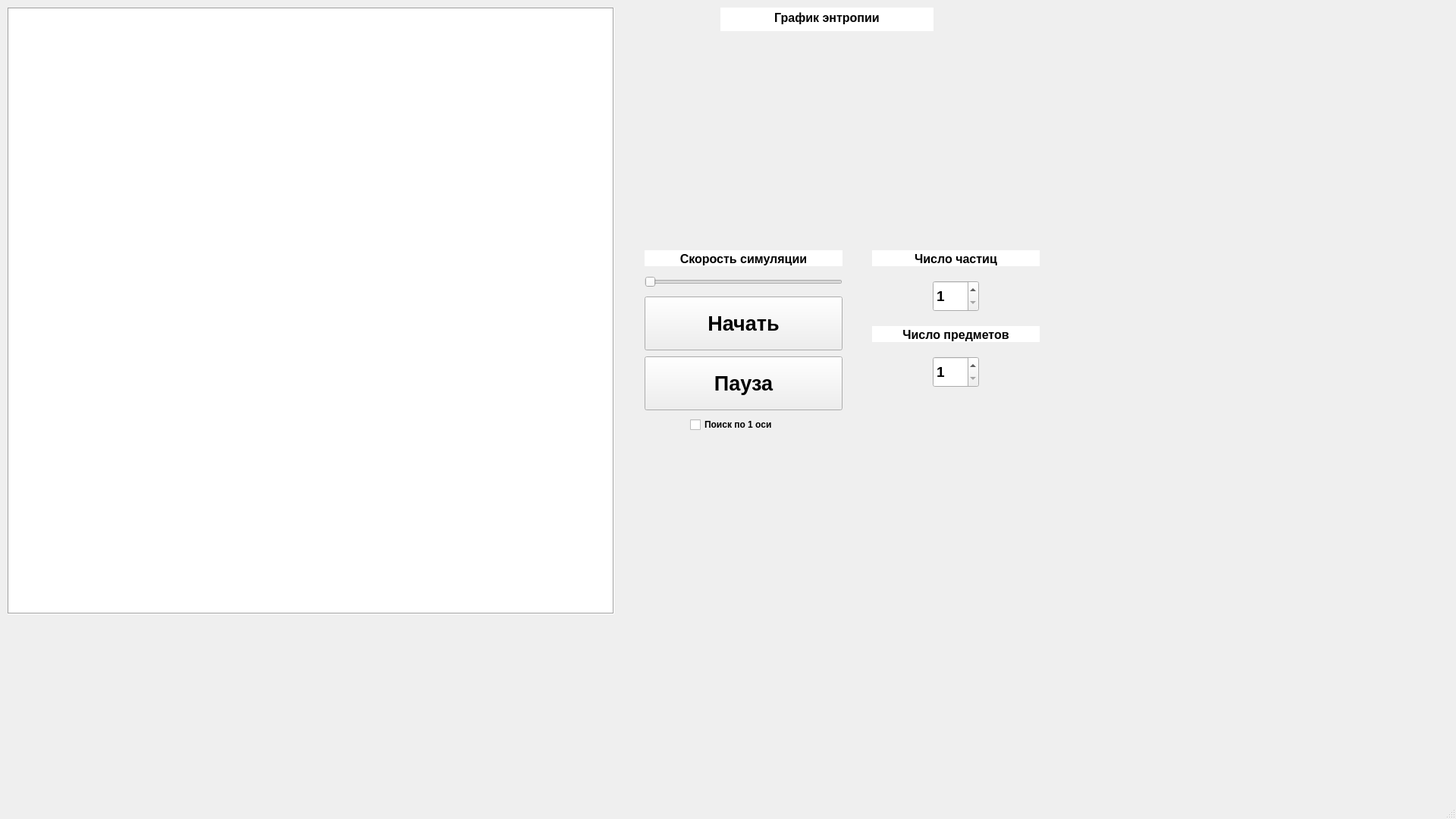
<?xml version="1.0" encoding="UTF-8"?>
<ui version="4.0">
 <class>MainWindow</class>
 <widget class="QMainWindow" name="MainWindow">
  <property name="geometry">
   <rect>
    <x>0</x>
    <y>0</y>
    <width>1920</width>
    <height>1080</height>
   </rect>
  </property>
  <property name="windowTitle">
   <string>Random Search</string>
  </property>
  <widget class="QWidget" name="centralwidget">
   <widget class="QGraphicsView" name="scene">
    <property name="geometry">
     <rect>
      <x>10</x>
      <y>10</y>
      <width>800</width>
      <height>800</height>
     </rect>
    </property>
    <property name="frameShape">
     <enum>QFrame::Box</enum>
    </property>
    <property name="verticalScrollBarPolicy">
     <enum>Qt::ScrollBarAlwaysOff</enum>
    </property>
    <property name="horizontalScrollBarPolicy">
     <enum>Qt::ScrollBarAlwaysOff</enum>
    </property>
   </widget>
   <widget class="QPushButton" name="startButton">
    <property name="geometry">
     <rect>
      <x>850</x>
      <y>391</y>
      <width>261</width>
      <height>71</height>
     </rect>
    </property>
    <property name="font">
     <font>
      <pointsize>20</pointsize>
      <weight>75</weight>
      <bold>true</bold>
      <strikeout>false</strikeout>
     </font>
    </property>
    <property name="text">
     <string>Начать</string>
    </property>
   </widget>
   <widget class="QPushButton" name="pauseButton">
    <property name="geometry">
     <rect>
      <x>850</x>
      <y>470</y>
      <width>261</width>
      <height>71</height>
     </rect>
    </property>
    <property name="font">
     <font>
      <pointsize>20</pointsize>
      <weight>75</weight>
      <bold>true</bold>
     </font>
    </property>
    <property name="text">
     <string>Пауза</string>
    </property>
    <property name="checkable">
     <bool>false</bool>
    </property>
   </widget>
   <widget class="QSlider" name="speedSlider">
    <property name="geometry">
     <rect>
      <x>850</x>
      <y>361</y>
      <width>261</width>
      <height>22</height>
     </rect>
    </property>
    <property name="minimum">
     <number>2</number>
    </property>
    <property name="maximum">
     <number>70</number>
    </property>
    <property name="orientation">
     <enum>Qt::Horizontal</enum>
    </property>
    <property name="tickPosition">
     <enum>QSlider::NoTicks</enum>
    </property>
    <property name="tickInterval">
     <number>0</number>
    </property>
   </widget>
   <widget class="QTextBrowser" name="textSlider">
    <property name="geometry">
     <rect>
      <x>850</x>
      <y>330</y>
      <width>261</width>
      <height>21</height>
     </rect>
    </property>
    <property name="palette">
     <palette>
      <active>
       <colorrole role="Button">
        <brush brushstyle="SolidPattern">
         <color alpha="255">
          <red>255</red>
          <green>255</green>
          <blue>255</blue>
         </color>
        </brush>
       </colorrole>
       <colorrole role="Midlight">
        <brush brushstyle="SolidPattern">
         <color alpha="255">
          <red>255</red>
          <green>255</green>
          <blue>255</blue>
         </color>
        </brush>
       </colorrole>
       <colorrole role="Base">
        <brush brushstyle="SolidPattern">
         <color alpha="255">
          <red>255</red>
          <green>255</green>
          <blue>255</blue>
         </color>
        </brush>
       </colorrole>
       <colorrole role="Window">
        <brush brushstyle="SolidPattern">
         <color alpha="255">
          <red>255</red>
          <green>255</green>
          <blue>255</blue>
         </color>
        </brush>
       </colorrole>
      </active>
      <inactive>
       <colorrole role="Button">
        <brush brushstyle="SolidPattern">
         <color alpha="255">
          <red>255</red>
          <green>255</green>
          <blue>255</blue>
         </color>
        </brush>
       </colorrole>
       <colorrole role="Midlight">
        <brush brushstyle="SolidPattern">
         <color alpha="255">
          <red>255</red>
          <green>255</green>
          <blue>255</blue>
         </color>
        </brush>
       </colorrole>
       <colorrole role="Base">
        <brush brushstyle="SolidPattern">
         <color alpha="255">
          <red>255</red>
          <green>255</green>
          <blue>255</blue>
         </color>
        </brush>
       </colorrole>
       <colorrole role="Window">
        <brush brushstyle="SolidPattern">
         <color alpha="255">
          <red>255</red>
          <green>255</green>
          <blue>255</blue>
         </color>
        </brush>
       </colorrole>
      </inactive>
      <disabled>
       <colorrole role="Button">
        <brush brushstyle="SolidPattern">
         <color alpha="255">
          <red>255</red>
          <green>255</green>
          <blue>255</blue>
         </color>
        </brush>
       </colorrole>
       <colorrole role="Midlight">
        <brush brushstyle="SolidPattern">
         <color alpha="255">
          <red>255</red>
          <green>255</green>
          <blue>255</blue>
         </color>
        </brush>
       </colorrole>
       <colorrole role="Base">
        <brush brushstyle="SolidPattern">
         <color alpha="255">
          <red>255</red>
          <green>255</green>
          <blue>255</blue>
         </color>
        </brush>
       </colorrole>
       <colorrole role="Window">
        <brush brushstyle="SolidPattern">
         <color alpha="255">
          <red>255</red>
          <green>255</green>
          <blue>255</blue>
         </color>
        </brush>
       </colorrole>
      </disabled>
     </palette>
    </property>
    <property name="font">
     <font>
      <pointsize>12</pointsize>
      <weight>75</weight>
      <bold>true</bold>
     </font>
    </property>
    <property name="autoFillBackground">
     <bool>false</bool>
    </property>
    <property name="frameShape">
     <enum>QFrame::NoFrame</enum>
    </property>
    <property name="frameShadow">
     <enum>QFrame::Sunken</enum>
    </property>
    <property name="verticalScrollBarPolicy">
     <enum>Qt::ScrollBarAlwaysOff</enum>
    </property>
    <property name="horizontalScrollBarPolicy">
     <enum>Qt::ScrollBarAlwaysOff</enum>
    </property>
    <property name="html">
     <string>&lt;!DOCTYPE HTML PUBLIC &quot;-//W3C//DTD HTML 4.0//EN&quot; &quot;http://www.w3.org/TR/REC-html40/strict.dtd&quot;&gt;
&lt;html&gt;&lt;head&gt;&lt;meta name=&quot;qrichtext&quot; content=&quot;1&quot; /&gt;&lt;style type=&quot;text/css&quot;&gt;
p, li { white-space: pre-wrap; }
&lt;/style&gt;&lt;/head&gt;&lt;body style=&quot; font-family:'MS Shell Dlg 2'; font-size:12pt; font-weight:600; font-style:normal;&quot;&gt;
&lt;p align=&quot;center&quot; style=&quot; margin-top:0px; margin-bottom:0px; margin-left:0px; margin-right:0px; -qt-block-indent:0; text-indent:0px;&quot;&gt;Скорость симуляции&lt;/p&gt;&lt;/body&gt;&lt;/html&gt;</string>
    </property>
    <property name="textInteractionFlags">
     <set>Qt::NoTextInteraction</set>
    </property>
   </widget>
   <widget class="QTextBrowser" name="textPlotEntropy">
    <property name="geometry">
     <rect>
      <x>950</x>
      <y>10</y>
      <width>281</width>
      <height>31</height>
     </rect>
    </property>
    <property name="palette">
     <palette>
      <active>
       <colorrole role="Button">
        <brush brushstyle="SolidPattern">
         <color alpha="255">
          <red>255</red>
          <green>255</green>
          <blue>255</blue>
         </color>
        </brush>
       </colorrole>
       <colorrole role="Midlight">
        <brush brushstyle="SolidPattern">
         <color alpha="255">
          <red>255</red>
          <green>255</green>
          <blue>255</blue>
         </color>
        </brush>
       </colorrole>
       <colorrole role="Base">
        <brush brushstyle="SolidPattern">
         <color alpha="255">
          <red>255</red>
          <green>255</green>
          <blue>255</blue>
         </color>
        </brush>
       </colorrole>
       <colorrole role="Window">
        <brush brushstyle="SolidPattern">
         <color alpha="255">
          <red>255</red>
          <green>255</green>
          <blue>255</blue>
         </color>
        </brush>
       </colorrole>
      </active>
      <inactive>
       <colorrole role="Button">
        <brush brushstyle="SolidPattern">
         <color alpha="255">
          <red>255</red>
          <green>255</green>
          <blue>255</blue>
         </color>
        </brush>
       </colorrole>
       <colorrole role="Midlight">
        <brush brushstyle="SolidPattern">
         <color alpha="255">
          <red>255</red>
          <green>255</green>
          <blue>255</blue>
         </color>
        </brush>
       </colorrole>
       <colorrole role="Base">
        <brush brushstyle="SolidPattern">
         <color alpha="255">
          <red>255</red>
          <green>255</green>
          <blue>255</blue>
         </color>
        </brush>
       </colorrole>
       <colorrole role="Window">
        <brush brushstyle="SolidPattern">
         <color alpha="255">
          <red>255</red>
          <green>255</green>
          <blue>255</blue>
         </color>
        </brush>
       </colorrole>
      </inactive>
      <disabled>
       <colorrole role="Button">
        <brush brushstyle="SolidPattern">
         <color alpha="255">
          <red>255</red>
          <green>255</green>
          <blue>255</blue>
         </color>
        </brush>
       </colorrole>
       <colorrole role="Midlight">
        <brush brushstyle="SolidPattern">
         <color alpha="255">
          <red>255</red>
          <green>255</green>
          <blue>255</blue>
         </color>
        </brush>
       </colorrole>
       <colorrole role="Base">
        <brush brushstyle="SolidPattern">
         <color alpha="255">
          <red>255</red>
          <green>255</green>
          <blue>255</blue>
         </color>
        </brush>
       </colorrole>
       <colorrole role="Window">
        <brush brushstyle="SolidPattern">
         <color alpha="255">
          <red>255</red>
          <green>255</green>
          <blue>255</blue>
         </color>
        </brush>
       </colorrole>
      </disabled>
     </palette>
    </property>
    <property name="autoFillBackground">
     <bool>false</bool>
    </property>
    <property name="frameShape">
     <enum>QFrame::NoFrame</enum>
    </property>
    <property name="frameShadow">
     <enum>QFrame::Sunken</enum>
    </property>
    <property name="verticalScrollBarPolicy">
     <enum>Qt::ScrollBarAlwaysOff</enum>
    </property>
    <property name="horizontalScrollBarPolicy">
     <enum>Qt::ScrollBarAlwaysOff</enum>
    </property>
    <property name="html">
     <string>&lt;!DOCTYPE HTML PUBLIC &quot;-//W3C//DTD HTML 4.0//EN&quot; &quot;http://www.w3.org/TR/REC-html40/strict.dtd&quot;&gt;
&lt;html&gt;&lt;head&gt;&lt;meta name=&quot;qrichtext&quot; content=&quot;1&quot; /&gt;&lt;style type=&quot;text/css&quot;&gt;
p, li { white-space: pre-wrap; }
&lt;/style&gt;&lt;/head&gt;&lt;body style=&quot; font-family:'MS Shell Dlg 2'; font-size:7.8pt; font-weight:400; font-style:normal;&quot;&gt;
&lt;p align=&quot;center&quot; style=&quot; margin-top:0px; margin-bottom:0px; margin-left:0px; margin-right:0px; -qt-block-indent:0; text-indent:0px;&quot;&gt;&lt;span style=&quot; font-size:12pt; font-weight:600;&quot;&gt;График энтропии&lt;/span&gt;&lt;/p&gt;&lt;/body&gt;&lt;/html&gt;</string>
    </property>
    <property name="textInteractionFlags">
     <set>Qt::NoTextInteraction</set>
    </property>
   </widget>
   <widget class="QCheckBox" name="checkBoxSearchSimple">
    <property name="geometry">
     <rect>
      <x>910</x>
      <y>550</y>
      <width>121</width>
      <height>20</height>
     </rect>
    </property>
    <property name="font">
     <font>
      <weight>75</weight>
      <bold>true</bold>
     </font>
    </property>
    <property name="text">
     <string>Поиск по 1 оси</string>
    </property>
   </widget>
   <widget class="QSpinBox" name="spinBoxAgentsCount">
    <property name="geometry">
     <rect>
      <x>1230</x>
      <y>370</y>
      <width>61</width>
      <height>41</height>
     </rect>
    </property>
    <property name="font">
     <font>
      <pointsize>14</pointsize>
      <weight>75</weight>
      <bold>true</bold>
     </font>
    </property>
    <property name="minimum">
     <number>1</number>
    </property>
    <property name="maximum">
     <number>10</number>
    </property>
   </widget>
   <widget class="QSpinBox" name="spinBoxTargetsCount">
    <property name="geometry">
     <rect>
      <x>1230</x>
      <y>470</y>
      <width>61</width>
      <height>41</height>
     </rect>
    </property>
    <property name="font">
     <font>
      <pointsize>14</pointsize>
      <weight>75</weight>
      <bold>true</bold>
     </font>
    </property>
    <property name="minimum">
     <number>1</number>
    </property>
    <property name="maximum">
     <number>10</number>
    </property>
   </widget>
   <widget class="QWidget" name="widgetPlotEntropy" native="true">
    <property name="geometry">
     <rect>
      <x>850</x>
      <y>50</y>
      <width>491</width>
      <height>251</height>
     </rect>
    </property>
   </widget>
   <widget class="QTextBrowser" name="textSlider_2">
    <property name="geometry">
     <rect>
      <x>1150</x>
      <y>330</y>
      <width>221</width>
      <height>21</height>
     </rect>
    </property>
    <property name="palette">
     <palette>
      <active>
       <colorrole role="Button">
        <brush brushstyle="SolidPattern">
         <color alpha="255">
          <red>255</red>
          <green>255</green>
          <blue>255</blue>
         </color>
        </brush>
       </colorrole>
       <colorrole role="Midlight">
        <brush brushstyle="SolidPattern">
         <color alpha="255">
          <red>255</red>
          <green>255</green>
          <blue>255</blue>
         </color>
        </brush>
       </colorrole>
       <colorrole role="Base">
        <brush brushstyle="SolidPattern">
         <color alpha="255">
          <red>255</red>
          <green>255</green>
          <blue>255</blue>
         </color>
        </brush>
       </colorrole>
       <colorrole role="Window">
        <brush brushstyle="SolidPattern">
         <color alpha="255">
          <red>255</red>
          <green>255</green>
          <blue>255</blue>
         </color>
        </brush>
       </colorrole>
      </active>
      <inactive>
       <colorrole role="Button">
        <brush brushstyle="SolidPattern">
         <color alpha="255">
          <red>255</red>
          <green>255</green>
          <blue>255</blue>
         </color>
        </brush>
       </colorrole>
       <colorrole role="Midlight">
        <brush brushstyle="SolidPattern">
         <color alpha="255">
          <red>255</red>
          <green>255</green>
          <blue>255</blue>
         </color>
        </brush>
       </colorrole>
       <colorrole role="Base">
        <brush brushstyle="SolidPattern">
         <color alpha="255">
          <red>255</red>
          <green>255</green>
          <blue>255</blue>
         </color>
        </brush>
       </colorrole>
       <colorrole role="Window">
        <brush brushstyle="SolidPattern">
         <color alpha="255">
          <red>255</red>
          <green>255</green>
          <blue>255</blue>
         </color>
        </brush>
       </colorrole>
      </inactive>
      <disabled>
       <colorrole role="Button">
        <brush brushstyle="SolidPattern">
         <color alpha="255">
          <red>255</red>
          <green>255</green>
          <blue>255</blue>
         </color>
        </brush>
       </colorrole>
       <colorrole role="Midlight">
        <brush brushstyle="SolidPattern">
         <color alpha="255">
          <red>255</red>
          <green>255</green>
          <blue>255</blue>
         </color>
        </brush>
       </colorrole>
       <colorrole role="Base">
        <brush brushstyle="SolidPattern">
         <color alpha="255">
          <red>255</red>
          <green>255</green>
          <blue>255</blue>
         </color>
        </brush>
       </colorrole>
       <colorrole role="Window">
        <brush brushstyle="SolidPattern">
         <color alpha="255">
          <red>255</red>
          <green>255</green>
          <blue>255</blue>
         </color>
        </brush>
       </colorrole>
      </disabled>
     </palette>
    </property>
    <property name="font">
     <font>
      <pointsize>12</pointsize>
      <weight>75</weight>
      <bold>true</bold>
     </font>
    </property>
    <property name="autoFillBackground">
     <bool>false</bool>
    </property>
    <property name="frameShape">
     <enum>QFrame::NoFrame</enum>
    </property>
    <property name="frameShadow">
     <enum>QFrame::Sunken</enum>
    </property>
    <property name="verticalScrollBarPolicy">
     <enum>Qt::ScrollBarAlwaysOff</enum>
    </property>
    <property name="horizontalScrollBarPolicy">
     <enum>Qt::ScrollBarAlwaysOff</enum>
    </property>
    <property name="html">
     <string>&lt;!DOCTYPE HTML PUBLIC &quot;-//W3C//DTD HTML 4.0//EN&quot; &quot;http://www.w3.org/TR/REC-html40/strict.dtd&quot;&gt;
&lt;html&gt;&lt;head&gt;&lt;meta name=&quot;qrichtext&quot; content=&quot;1&quot; /&gt;&lt;style type=&quot;text/css&quot;&gt;
p, li { white-space: pre-wrap; }
&lt;/style&gt;&lt;/head&gt;&lt;body style=&quot; font-family:'MS Shell Dlg 2'; font-size:12pt; font-weight:600; font-style:normal;&quot;&gt;
&lt;p align=&quot;center&quot; style=&quot; margin-top:0px; margin-bottom:0px; margin-left:0px; margin-right:0px; -qt-block-indent:0; text-indent:0px;&quot;&gt;Число частиц&lt;/p&gt;&lt;/body&gt;&lt;/html&gt;</string>
    </property>
    <property name="textInteractionFlags">
     <set>Qt::NoTextInteraction</set>
    </property>
   </widget>
   <widget class="QTextBrowser" name="textSlider_3">
    <property name="geometry">
     <rect>
      <x>1150</x>
      <y>430</y>
      <width>221</width>
      <height>21</height>
     </rect>
    </property>
    <property name="palette">
     <palette>
      <active>
       <colorrole role="Button">
        <brush brushstyle="SolidPattern">
         <color alpha="255">
          <red>255</red>
          <green>255</green>
          <blue>255</blue>
         </color>
        </brush>
       </colorrole>
       <colorrole role="Midlight">
        <brush brushstyle="SolidPattern">
         <color alpha="255">
          <red>255</red>
          <green>255</green>
          <blue>255</blue>
         </color>
        </brush>
       </colorrole>
       <colorrole role="Base">
        <brush brushstyle="SolidPattern">
         <color alpha="255">
          <red>255</red>
          <green>255</green>
          <blue>255</blue>
         </color>
        </brush>
       </colorrole>
       <colorrole role="Window">
        <brush brushstyle="SolidPattern">
         <color alpha="255">
          <red>255</red>
          <green>255</green>
          <blue>255</blue>
         </color>
        </brush>
       </colorrole>
      </active>
      <inactive>
       <colorrole role="Button">
        <brush brushstyle="SolidPattern">
         <color alpha="255">
          <red>255</red>
          <green>255</green>
          <blue>255</blue>
         </color>
        </brush>
       </colorrole>
       <colorrole role="Midlight">
        <brush brushstyle="SolidPattern">
         <color alpha="255">
          <red>255</red>
          <green>255</green>
          <blue>255</blue>
         </color>
        </brush>
       </colorrole>
       <colorrole role="Base">
        <brush brushstyle="SolidPattern">
         <color alpha="255">
          <red>255</red>
          <green>255</green>
          <blue>255</blue>
         </color>
        </brush>
       </colorrole>
       <colorrole role="Window">
        <brush brushstyle="SolidPattern">
         <color alpha="255">
          <red>255</red>
          <green>255</green>
          <blue>255</blue>
         </color>
        </brush>
       </colorrole>
      </inactive>
      <disabled>
       <colorrole role="Button">
        <brush brushstyle="SolidPattern">
         <color alpha="255">
          <red>255</red>
          <green>255</green>
          <blue>255</blue>
         </color>
        </brush>
       </colorrole>
       <colorrole role="Midlight">
        <brush brushstyle="SolidPattern">
         <color alpha="255">
          <red>255</red>
          <green>255</green>
          <blue>255</blue>
         </color>
        </brush>
       </colorrole>
       <colorrole role="Base">
        <brush brushstyle="SolidPattern">
         <color alpha="255">
          <red>255</red>
          <green>255</green>
          <blue>255</blue>
         </color>
        </brush>
       </colorrole>
       <colorrole role="Window">
        <brush brushstyle="SolidPattern">
         <color alpha="255">
          <red>255</red>
          <green>255</green>
          <blue>255</blue>
         </color>
        </brush>
       </colorrole>
      </disabled>
     </palette>
    </property>
    <property name="font">
     <font>
      <pointsize>12</pointsize>
      <weight>75</weight>
      <bold>true</bold>
     </font>
    </property>
    <property name="autoFillBackground">
     <bool>false</bool>
    </property>
    <property name="frameShape">
     <enum>QFrame::NoFrame</enum>
    </property>
    <property name="frameShadow">
     <enum>QFrame::Sunken</enum>
    </property>
    <property name="verticalScrollBarPolicy">
     <enum>Qt::ScrollBarAlwaysOff</enum>
    </property>
    <property name="horizontalScrollBarPolicy">
     <enum>Qt::ScrollBarAlwaysOff</enum>
    </property>
    <property name="html">
     <string>&lt;!DOCTYPE HTML PUBLIC &quot;-//W3C//DTD HTML 4.0//EN&quot; &quot;http://www.w3.org/TR/REC-html40/strict.dtd&quot;&gt;
&lt;html&gt;&lt;head&gt;&lt;meta name=&quot;qrichtext&quot; content=&quot;1&quot; /&gt;&lt;style type=&quot;text/css&quot;&gt;
p, li { white-space: pre-wrap; }
&lt;/style&gt;&lt;/head&gt;&lt;body style=&quot; font-family:'MS Shell Dlg 2'; font-size:12pt; font-weight:600; font-style:normal;&quot;&gt;
&lt;p align=&quot;center&quot; style=&quot; margin-top:0px; margin-bottom:0px; margin-left:0px; margin-right:0px; -qt-block-indent:0; text-indent:0px;&quot;&gt;Число предметов&lt;/p&gt;&lt;/body&gt;&lt;/html&gt;</string>
    </property>
    <property name="textInteractionFlags">
     <set>Qt::NoTextInteraction</set>
    </property>
   </widget>
  </widget>
  <widget class="QMenuBar" name="menubar">
   <property name="geometry">
    <rect>
     <x>0</x>
     <y>0</y>
     <width>1920</width>
     <height>26</height>
    </rect>
   </property>
  </widget>
  <widget class="QStatusBar" name="statusbar"/>
 </widget>
 <resources/>
 <connections/>
</ui>
